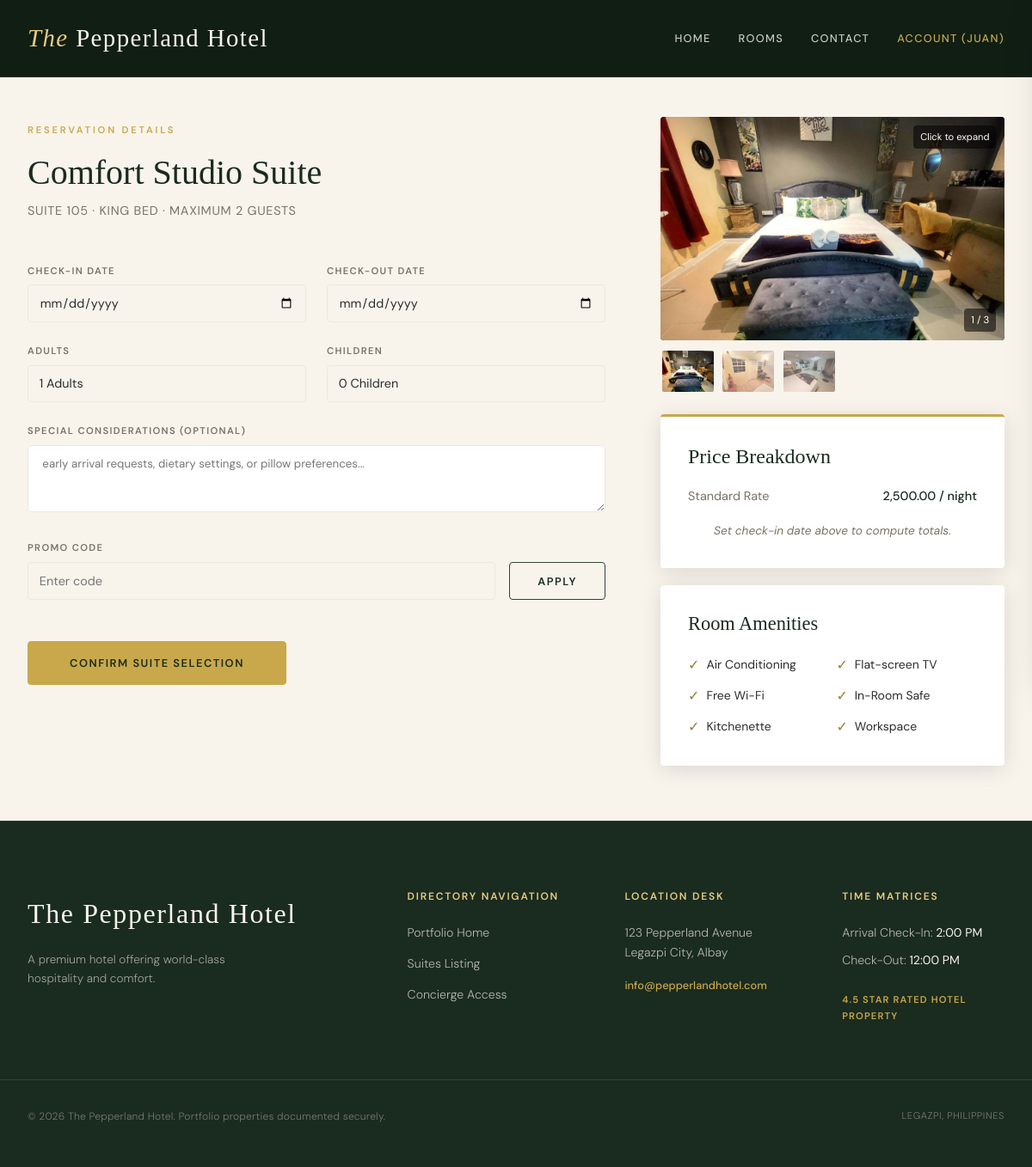
The app's page /booking.php?room_id=5 (signed in) with its own data.
### tables this page shows
CREATE TABLE rooms
(
    room_id           INT            NOT NULL AUTO_INCREMENT,
    room_type_id      INT            NOT NULL,
    room_status_id    INT            NOT NULL,
    room_number       VARCHAR(20)    NOT NULL,
    floor_number      INT,
    capacity          INT,
    price_per_night   DECIMAL(10,2)  NOT NULL CHECK (price_per_night >= 0),
    description       TEXT,
    created_at        DATETIME       DEFAULT CURRENT_TIMESTAMP,
    updated_at        DATETIME       DEFAULT CURRENT_TIMESTAMP
                                     ON UPDATE CURRENT_TIMESTAMP,

    PRIMARY KEY (room_id),
    UNIQUE KEY uq_room_number (room_number),

    CONSTRAINT fk_rooms_type
        FOREIGN KEY (room_type_id)
        REFERENCES room_types(room_type_id)
        ON UPDATE CASCADE,

    CONSTRAINT fk_rooms_status
        FOREIGN KEY (room_status_id)
        REFERENCES room_status(room_status_id)
        ON UPDATE CASCADE
);

CREATE TABLE room_types
(
    room_type_id   INT           NOT NULL AUTO_INCREMENT,
    type_name      VARCHAR(100)  NOT NULL,
    base_price     DECIMAL(10,2) NOT NULL CHECK (base_price >= 0),
    description    TEXT,
    max_capacity   INT,
    bed_type       VARCHAR(100),

    PRIMARY KEY (room_type_id),
    UNIQUE KEY uq_room_type_name (type_name)
);

CREATE TABLE room_images
(
    room_image_id  INT           NOT NULL AUTO_INCREMENT,
    room_type_id   INT           NOT NULL,
    image_url      VARCHAR(255)  NOT NULL,
    caption        VARCHAR(255),
    display_order  INT,

    PRIMARY KEY (room_image_id),

    CONSTRAINT fk_ri_room_type
        FOREIGN KEY (room_type_id)
        REFERENCES room_types(room_type_id)
        ON DELETE CASCADE
        ON UPDATE CASCADE
);

CREATE TABLE amenities
(
    amenity_id    INT           NOT NULL AUTO_INCREMENT,
    amenity_name  VARCHAR(100)  NOT NULL,
    description   TEXT,

    PRIMARY KEY (amenity_id),
    UNIQUE KEY uq_amenity_name (amenity_name)    
);

CREATE TABLE hotel_profile
(
    profile_id       INT           NOT NULL AUTO_INCREMENT,
    hotel_name       VARCHAR(150)  NOT NULL DEFAULT 'The Pepperland Hotel',
    description      TEXT,
    star_rating      DECIMAL(2,1),
    contact_email    VARCHAR(150),
    contact_phone    VARCHAR(20),
    website_url      VARCHAR(255),
    street_address   VARCHAR(255)  NOT NULL,
    city             VARCHAR(100)  NOT NULL,
    province         VARCHAR(100)  NOT NULL,
    country          VARCHAR(100)  NOT NULL,
    postal_code      VARCHAR(20),
    check_in_time    TIME,
    check_out_time   TIME,

    PRIMARY KEY (profile_id)
);

### api/config.php (called while the page is built, shortened)
<?php
function h(string $str): string
{
    return htmlspecialchars($str, ENT_QUOTES, 'UTF-8');
}

### booking.php (the view, shortened to what this page needs)
<?php
require_once __DIR__ . '/api/config.php';
    $roomId   = (int)($_GET['room_id']    ?? 0);
    $checkIn  = $_GET['check_in']         ?? '';
    $checkOut = $_GET['check_out']        ?? '';
    $guests   = (int)($_GET['guests']     ?? 1);
    $stmt = $pdo->prepare("
        SELECT r.room_id, r.room_number, r.price_per_night,
            r.capacity, r.description,
            rt.room_type_id, rt.type_name, rt.max_capacity, rt.bed_type, rt.description AS type_description
        FROM  rooms r
        JOIN  room_types rt ON r.room_type_id = rt.room_type_id
        WHERE r.room_id = ?
    ");
    $stmt->execute([$roomId]);
    $room = $stmt->fetch();
    $imgStmt = $pdo->prepare("
        SELECT room_image_id, image_url, caption
        FROM   room_images
        WHERE  room_type_id = ?
        ORDER  BY display_order ASC, room_image_id ASC
    ");
    $imgStmt->execute([$room['room_type_id']]);
    $images = $imgStmt->fetchAll();
    $amenStmt = $pdo->prepare("
        SELECT a.amenity_name, a.description
        FROM   room_amenities ra
        JOIN   amenities      a ON ra.amenity_id = a.amenity_id
        WHERE  ra.room_id = ?
        ORDER  BY a.amenity_name ASC
    ");
    $amenStmt->execute([$roomId]);
    $amenities = $amenStmt->fetchAll();
require_once __DIR__ . '/includes/header.php';
?>
<div class="container section" style="display:grid; grid-template-columns:1fr 400px; gap:4rem; align-items:start; margin-top: 4rem; margin-bottom: 4rem;">
    <div>
        <span class="section-label">Reservation Details</span>
        <h2 style="font-size:2.5rem; margin-bottom:0.5rem;"><?= h($room['type_name']) ?></h2>
        <p class="text-muted" style="margin-bottom:3rem; font-size:0.9rem; letter-spacing:0.05em; text-transform:uppercase;">
            Suite <?= h($room['room_number']) ?> &middot; <?= h($room['bed_type']) ?> &middot; Maximum <?= (int)$room['max_capacity'] ?> Guests
        </p>
        <div style="display:grid; grid-template-columns:1fr 1fr; gap:1.5rem; margin-bottom:1.5rem;">
            <div class="qb-field">
                <label for="checkIn">Check-in Date</label>
                <input type="date" id="checkIn" value="<?= h($checkIn) ?>" min="<?= date('Y-m-d') ?>" required>
            </div>
            <div class="qb-field">
                <label for="checkOut">Check-out Date</label>
                <input type="date" id="checkOut" value="<?= h($checkOut) ?>" required>
            </div>
        </div>
        <div style="display:grid; grid-template-columns:1fr 1fr; gap:1.5rem; margin-bottom:1.5rem;">
            <div class="qb-field">
                <label for="adults">Adults</label>
                <select id="adults">
                    <?php for ($i = 1; $i <= (int)$room['max_capacity']; $i++): ?>
                        <option value="<?= $i ?>" <?= $guests === $i ? 'selected' : '' ?>><?= $i ?> Adults</option>
                    <?php endfor; ?>
                </select>
            </div>
            <div class="qb-field">
                <label for="children">Children</label>
                <select id="children">
                    <?php for ($i = 0; $i <= 4; $i++): ?>
                        <option value="<?= $i ?>"><?= $i ?> Children</option>
                    <?php endfor; ?>
                </select>
            </div>
        </div>
        <div class="qb-field" style="margin-bottom:1.5rem;">
            <label for="specialRequests">Special Considerations (Optional)</label>
            <textarea id="specialRequests" rows="3"
                      style="width:100%; padding:0.8rem; border:1px solid var(--cream-dark);
                             background:var(--white); font-family:var(--font-body);
                             border-radius:var(--radius); outline:none;"
                      placeholder=" early arrival requests, dietary settings, or pillow preferences..."></textarea>
        </div>
        <div class="qb-field" style="margin-bottom:3rem;">
            <label for="promoCode">Promo Code</label>
            <div style="display:flex; gap:1rem;">
                <input type="text" id="promoCode" placeholder="Enter code" style="flex:1;">
                <button class="btn btn-outline" id="applyPromoBtn" type="button"
                        style="color:var(--forest); border-color:var(--forest-mid);">Apply</button>
            </div>
        </div>
        <button class="btn btn-gold" id="bookBtn" style="padding:1rem 3rem;">
            Confirm Suite Selection
        </button>
    </div>
    <div>
        <?php if (!empty($images)): ?>
        <div class="room-gallery" id="roomGallery">
            <div class="gallery-main" id="galleryMain"
                 style="position:relative; border-radius:var(--radius); overflow:hidden;
                        background:#111; cursor:zoom-in; margin-bottom:0.6rem;"
                 onclick="openLightbox(currentImg)">
                <img id="galleryMainImg"
                     src="<?= h($images[0]['full_url']) ?>"
                     alt="<?= h($images[0]['caption'] ?: $room['type_name']) ?>"
                     style="width:100%; height:260px; object-fit:cover; display:block;
                            transition:opacity .25s;">
                <div style="position:absolute; top:.6rem; right:.6rem;
                            background:rgba(0,0,0,.55); color:#fff; border-radius:4px;
                            padding:.25rem .5rem; font-size:.7rem; pointer-events:none;">
                </div>
                <div id="galleryCounter"
                     style="position:absolute; bottom:.6rem; right:.6rem;
                            background:rgba(0,0,0,.55); color:#fff; border-radius:4px;
                            padding:.25rem .5rem; font-size:.72rem; pointer-events:none;">
                </div>
            </div>
            <?php if (count($images) > 1): ?>
            <div style="display:flex; gap:.4rem; overflow-x:auto; padding-bottom:.25rem;">
                <?php foreach ($images as $i => $img): ?>
                <img src="<?= h($img['full_url']) ?>"
                     alt="<?= h($img['caption'] ?: ($room['type_name'] . ' ' . ($i + 1))) ?>"
                     data-index="<?= $i ?>"
                     onclick="setMainImage(<?= $i ?>)"
                     title="<?= h($img['caption'] ?: '') ?>"
                     class="gallery-thumb <?= $i === 0 ? 'active' : '' ?>"
                     style="width:64px; height:52px; object-fit:cover; border-radius:4px;
                            cursor:pointer; flex-shrink:0; border:2px solid transparent;
                            transition:border-color .15s, opacity .15s; opacity:<?= $i === 0 ? '1' : '.65' ?>;">
                <?php endforeach; ?>
            </div>
            <?php endif; ?>
        </div>
        <?php endif; ?>
        <div style="background:var(--white); padding:2rem; border-radius:var(--radius);
                    box-shadow:var(--shadow-md); border-top:3px solid var(--gold);
                    margin-top:1.25rem;">
            <h3 style="margin-bottom:1.25rem; font-family:var(--font-display); font-size:1.5rem;">
                Price Breakdown
            </h3>
            <div style="display:flex; justify-content:space-between; margin-bottom:1rem; font-size:0.9rem;">
                <span class="text-muted">Standard Rate</span>
                <span style="font-weight:500; color:var(--forest);">
                    <?= h(number_format((float)$room['price_per_night'], 2)) ?> / night
                </span>
            </div>
            <p id="summaryPlaceholder" class="text-muted text-center"
               style="font-size:0.85rem; margin-top:1rem; font-style:italic;">
                Set check-in date above to compute totals.
            </p>
        </div>
        <?php if (!empty($amenities)): ?>
        <div style="background:var(--white); padding:2rem; border-radius:var(--radius);
                    box-shadow:var(--shadow-md); margin-top:1.25rem;">
            <h3 style="margin-bottom:1.25rem; font-family:var(--font-display); font-size:1.4rem;">
                Room Amenities
            </h3>
            <div style="display:grid; grid-template-columns:1fr 1fr; gap:.55rem;">
                <?php foreach ($amenities as $amenity): ?>
                <div title="<?= h($amenity['description'] ?? '') ?>"
                     style="display:flex; align-items:center; gap:.5rem;
                            font-size:.875rem; color:var(--forest-dark);">
                    <span style="color:var(--gold-dark); font-size:1rem; flex-shrink:0;">✓</span>
                    <?= h($amenity['amenity_name']) ?>
                </div>
                <?php endforeach; ?>
            </div>
        </div>
        <?php endif; ?>
    </div>
</div>
<?php require_once __DIR__ . '/includes/footer.php'; ?>

### includes/footer.php (shortened to what this page needs)
<?php
$hotelProfile = [];
if (!empty($pdo))
{
    $stmt = $pdo->query("SELECT * FROM hotel_profile LIMIT 1");
    $hotelProfile = $stmt->fetch() ?: [];
}
?>
<footer class="site-footer" style="background: var(--forest); color: var(--cream); border-top: 1px solid rgba(201,168,76,0.15); padding: 5rem 0 3rem; font-size: 0.88rem; font-weight: 300;">
    <div class="footer-inner container" style="display: grid; grid-template-columns: 2fr repeat(3, 1fr); gap: 4rem; margin-bottom: 4rem;">
        <div class="footer-col">
            <p class="footer-brand" style="font-family: var(--font-display); font-size: 2rem; color: var(--cream); margin-bottom: 1rem; font-weight: 400; letter-spacing: 0.05em;">
                The Pepperland Hotel
            </p>
            <p class="footer-tagline" style="color: rgba(248,244,236,0.6); max-width: 280px; font-size: 0.85rem; line-height: 1.6;">
                <?= h($hotelProfile['description'] ?? 'Curated hospitality tailored expertly against the scenic architecture of Albay province.') ?>
            </p>
        </div>
        <div class="footer-col">
            <h4 style="color: var(--gold-light); font-family: var(--font-body); font-size: 0.75rem; text-transform: uppercase; letter-spacing: 0.15em; margin-bottom: 1.5rem; font-weight: 600;">Directory Navigation</h4>
            <ul style="display: flex; flex-direction: column; gap: 0.75rem;">
                <li><a href="<?= BASE_URL ?>/index.php" style="color: rgba(248,244,236,0.7); transition: var(--transition);">Portfolio Home</a></li>
                <li><a href="<?= BASE_URL ?>/rooms.php" style="color: rgba(248,244,236,0.7); transition: var(--transition);">Suites Listing</a></li>
                <li><a href="<?= BASE_URL ?>/contact.php" style="color: rgba(248,244,236,0.7); transition: var(--transition);">Concierge Access</a></li>
            </ul>
        </div>
        <div class="footer-col">
            <h4 style="color: var(--gold-light); font-family: var(--font-body); font-size: 0.75rem; text-transform: uppercase; letter-spacing: 0.15em; margin-bottom: 1.5rem; font-weight: 600;">Location Desk</h4>
            <?php if ($hotelProfile): ?>
                <p style="color: rgba(248,244,236,0.7); line-height: 1.6; margin-bottom: 1rem;">
                    <?= h($hotelProfile['street_address']) ?><br>
                    <?= h($hotelProfile['city']) ?>, <?= h($hotelProfile['province']) ?>
                </p>
                <p style="margin: 0;"><a href="mailto:<?= h($hotelProfile['contact_email']) ?>" style="color: var(--gold); font-size: 0.8rem; font-weight: 500;"><?= h($hotelProfile['contact_email']) ?></a></p>
            <?php endif; ?>
        </div>
        <div class="footer-col">
            <h4 style="color: var(--gold-light); font-family: var(--font-body); font-size: 0.75rem; text-transform: uppercase; letter-spacing: 0.15em; margin-bottom: 1.5rem; font-weight: 600;">Time Matrices</h4>
            <?php if ($hotelProfile): ?>
                <p style="color: rgba(248,244,236,0.7); margin-bottom: 0.5rem;">Arrival Check-In: <span style="color: var(--cream); font-weight: 400;"><?= h(date('g:i A', strtotime($hotelProfile['check_in_time']))) ?></span></p>
                <p style="color: rgba(248,244,236,0.7); margin-bottom: 1.5rem;">Check-Out: <span style="color: var(--cream); font-weight: 400;"><?= h(date('g:i A', strtotime($hotelProfile['check_out_time']))) ?></span></p>
            <?php endif; ?>
            <p style="color: var(--gold); font-size: 0.7rem; text-transform: uppercase; letter-spacing: 0.1em; font-weight: 600;">
                <?php
                $stars = $hotelProfile['star_rating'] ?? 0;
                echo $stars ? h($stars) . ' Star Rated Hotel Property' : '';
                ?>
            </p>
        </div>
    </div>
    <div class="footer-bottom container" style="border-top: 1px solid rgba(248,244,236,0.1); padding-top: 2rem; display: flex; justify-content: space-between; font-size: 0.75rem; color: rgba(248,244,236,0.4); letter-spacing: 0.02em;">
        <p>&copy; <?= date('Y') ?> The Pepperland Hotel. Portfolio properties documented securely.</p>
        <p style="text-transform: uppercase; font-size: 0.7rem; letter-spacing: 0.05em;">Legazpi, Philippines</p>
    </div>
</footer>
</body>
</html>

### records on screen
rooms: room_type.type_name "Comfort Studio Suite", room_number "105", room_type.bed_type "KING BED", room_type.max_capacity "2", price_per_night "2,500.00"
room_images: shows a picture
room_images: shows a picture
room_images: shows a picture
amenities: amenity_name "Air Conditioning"
amenities: amenity_name "Flat-screen TV"
amenities: amenity_name "Free Wi-Fi"
amenities: amenity_name "In-Room Safe"
amenities: amenity_name "Kitchenette"
amenities: amenity_name "Workspace"
hotel_profile: description "A premium hotel offering world-class hospitality and comfort.", street_address "123 Pepperland Avenue", city "Legazpi City", province "Albay", contact_email "info@pepperlandhotel.com", check_in_time "2:00 PM", check_out_time "12:00 PM", star_rating "4.5"

### other values on screen
$_SESSION['first_name'] "JUAN"
form field value "1 Adults"
form field value "0 Children"
